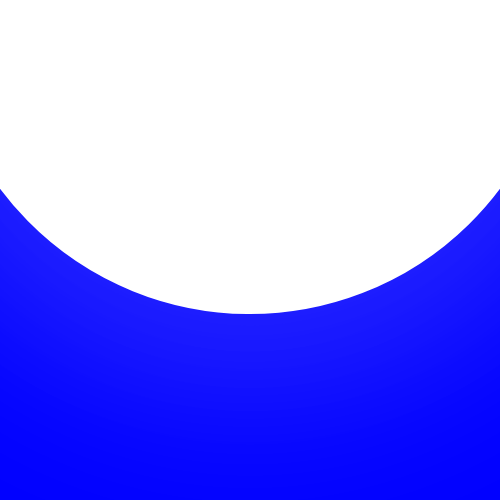
Frame 1 (no input)
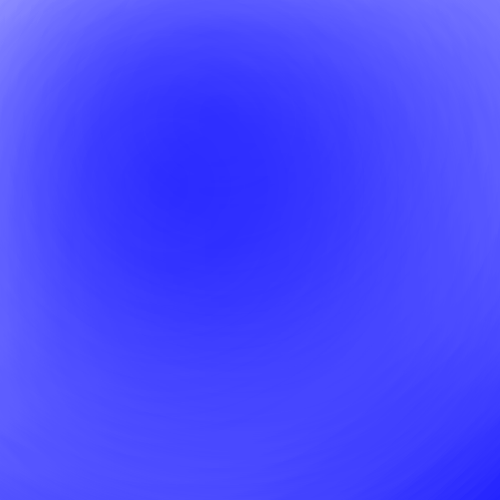
Frame 60 (no input)
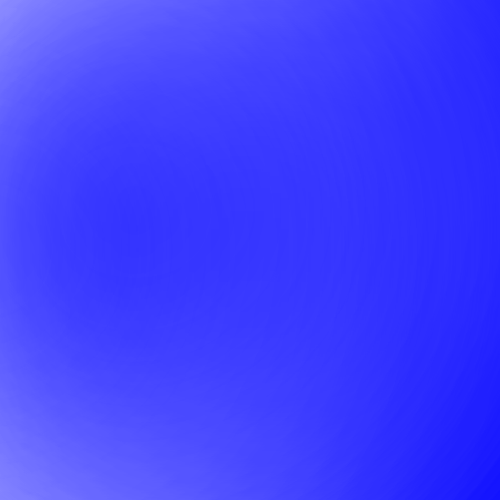
Frame 120 (the mouse pressed at the canvas centre since frame 60)

The p5.js sketch that drew these frames (run headless with seeded random() and noise() and a simulated clock; from frame 60 on, the mouse is pressed at the canvas centre):

// p5.js sketch
// ── sketch.js
//halos v3

function setup(){
  createCanvas(500, 500);
  stroke(255);
  fill(255);
  strokeWeight(24);
}

function draw(){
  background(0,0,255);
  //translate(width/2, height/2);
  
  ellipseMode(RADIUS);

rotate(millis()/2000);
  circle(width/2, 0, 300, 300, 50);
  drawingContext.filter = 'blur(112px)';
  
  rotate(millis()/3000);
  fill(255,20);
  circle(width/2, 0, 300, 300, 30);
  
  drawingContext.filter = 'blur(112px)';
  
  



  // console.log('Frame rate: '+frameRate());
}

// filter(BLUR, 12);//Compare with this p5.js filter function!!!
//credit 
//https://editor.p5js.org/Creativeguru97/sketches/p2dL9Cvse
